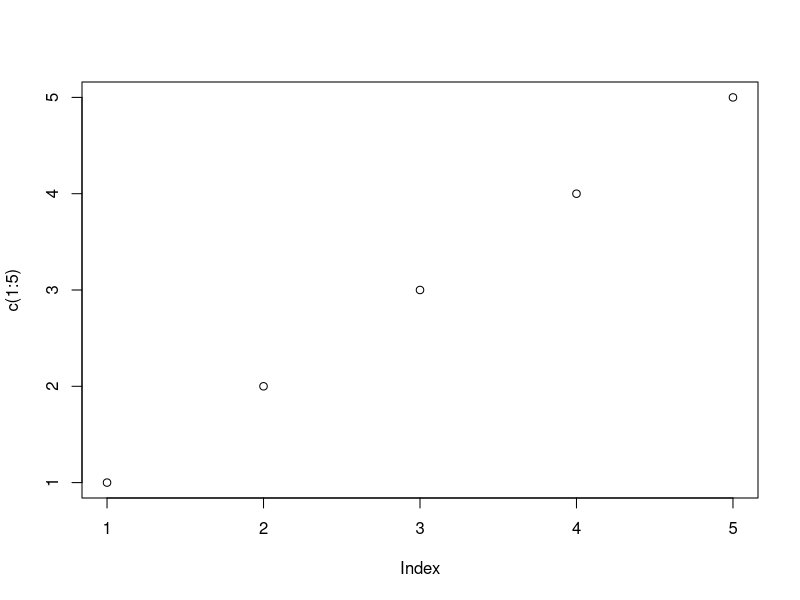
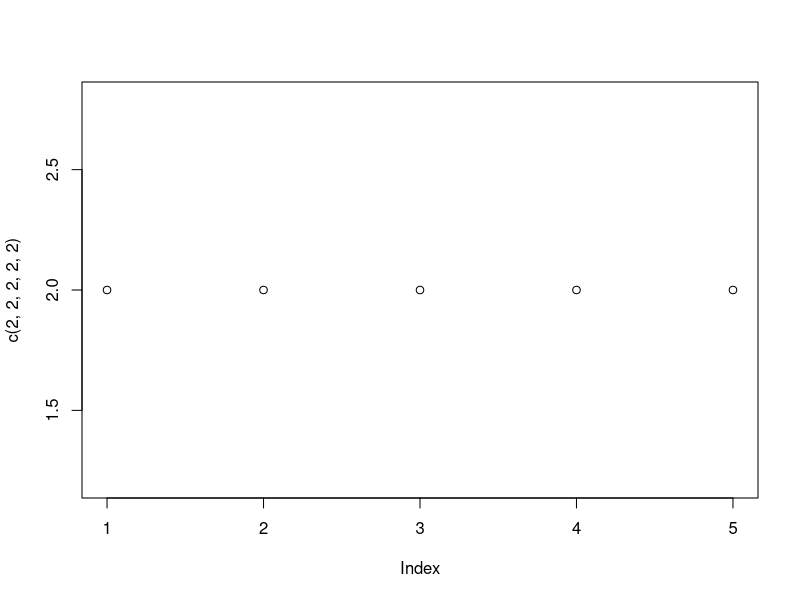
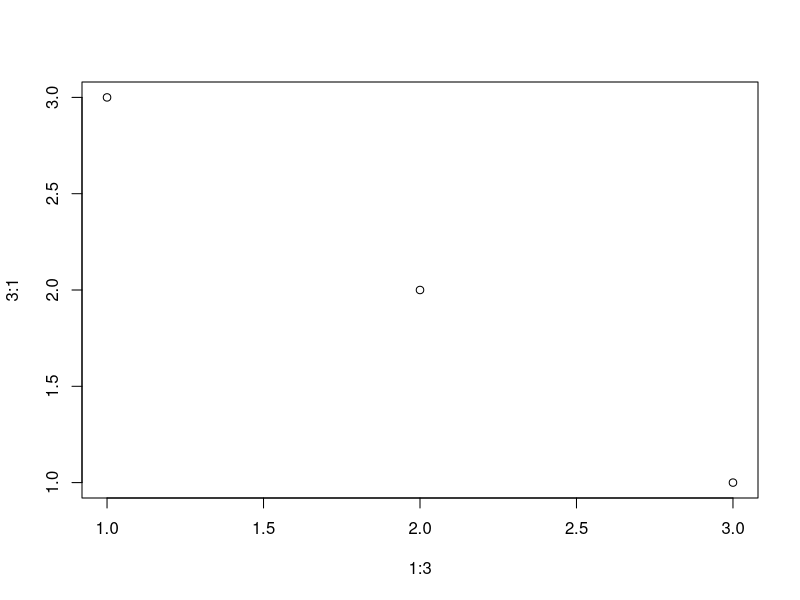
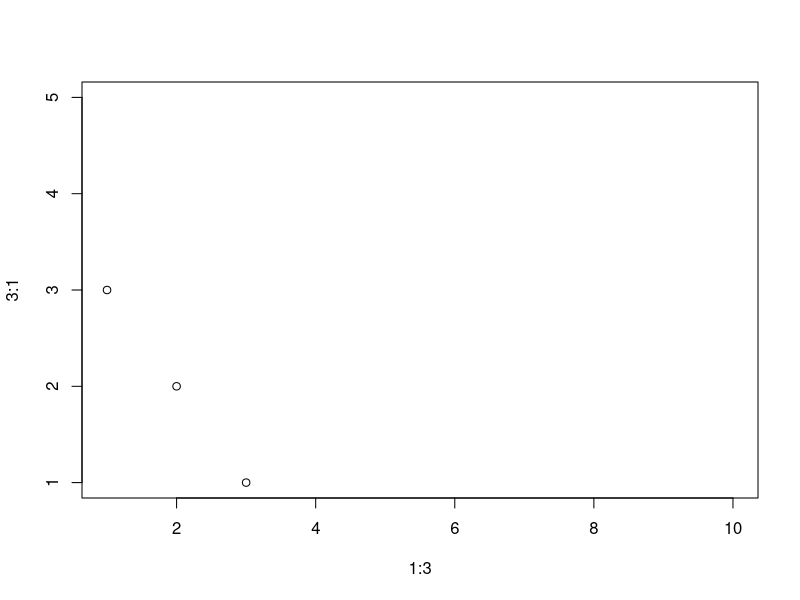
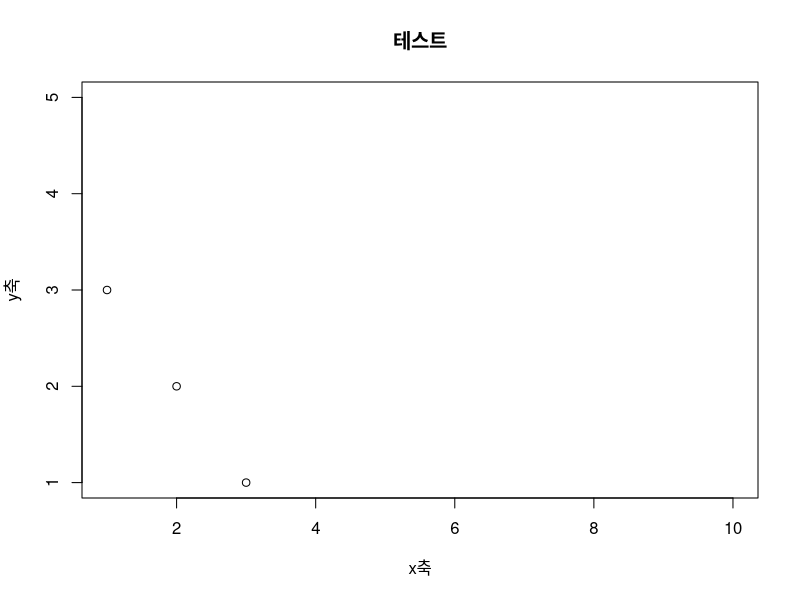
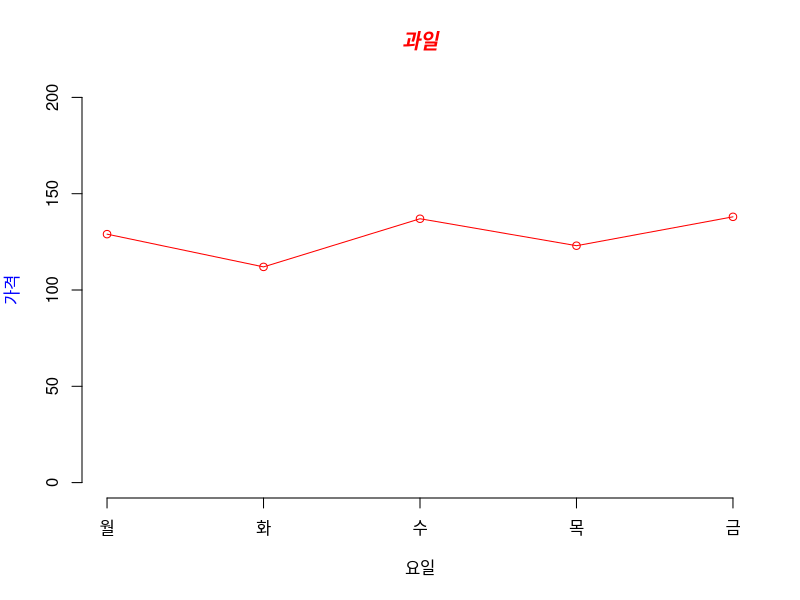
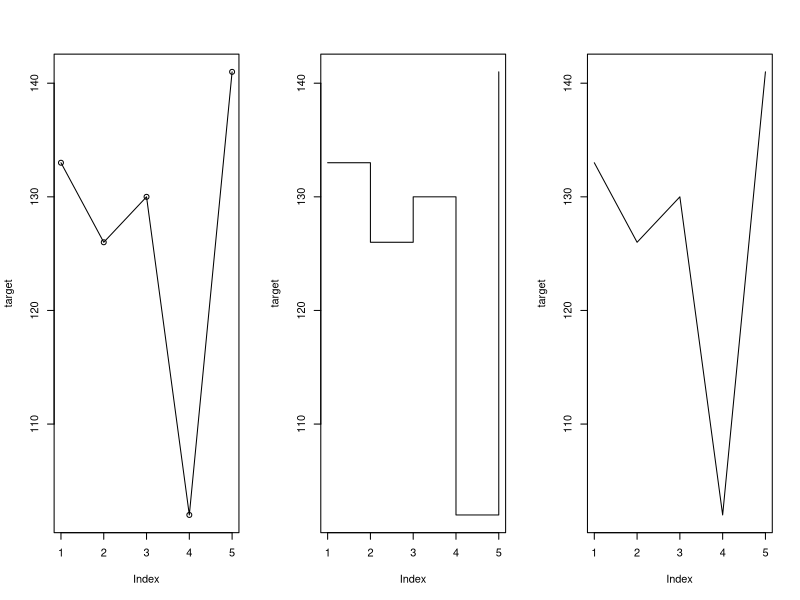
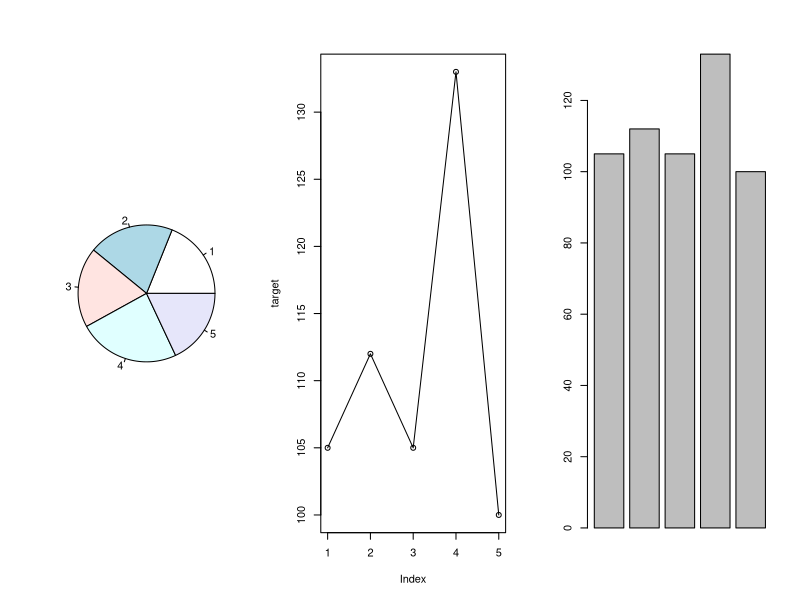

Write R code to recreate these figures, in order.
# 그래프 종류
# 데카르트 방식: plot(x,y)
# 수식기반 방식: plot(x~y)
plot(c(1:5)) #c()는 생략 가능 = plot(1:5)
plot(c(2,2,2,2,2)) 
# 하나면 x는 1씩 증가, y는 벡터의 
plot(1:3,3:1) 
# 두개면 앞 x, 뒤 y
plot(1:3,3:1,xlim = c(1,10), ylim = c(1,5))
# x, y의 값의 리밋값을 설정
plot(1:3,3:1,
     xlim = c(1,10), ylim = c(1,5),
     xlab = 'x축',
     ylab = 'y축',
     main = '테스트'
     )
# type = "p" 점 (디폴트)
# l 선, b 점과 선, c b에서 점 생략
# o 점과 선 중첩, h 점에서 x축까지 수직
# 라인타입
# lty = 0, lty = "blank" 투명선
# lty = 1, lty = "solid" 실선
# lty = 3, lty = "dotted" 점선
# 색깔 col = "red"
# 배경색 = bg = "yellow"
# 선의 굵기 lwd = "2"
# 점이나 문자의 굵기 cex = "3"
target <- round(runif(5,100,150),0)
plot(
  target,
  type = 'o',
  col = 'red',
  ylim = c(0,200),
  axes = F, #hide x, y 축
  ann = F # x, y 축 에 no title
)
axis(
  1, # x축
  at=1:5,
  lab = c('월','화','수','목','금')
)

axis(
  2, # y축 
  ylim = c(0,200)
  )
title(
  main = '과일',
  col.main = 'red',
  font.main = 4
)
title(
  xlab = '요일',
  col.lab = 'black'
)
title(
  ylab = '가격',
  col.lab = 'blue'
)

# multi gragh 
# par(mflow = c(nr,nc))
# nr = number of row
# nc = number of col

target <- round(runif(5,100,150),0)
par(mfrow=c(1,3))
plot(target,type='o') # 선+점
plot(target,type='s') # 계단식
plot(target,type='l') # 꺽은선

target <- round(runif(5,100,150),0)
par(mfrow=c(1,3))
pie(target)
plot(target,type='o')
barplot(target)

par(mfrow=c(1,1))
t1 <- c(1,2,3,4,5)
t2 <- c(5,4,3,2,1)
t3 <- c(3,4,5,6,7)
plot(
  t1, type='s', col='red',ylim = c(1,5)
)
par(new=T) # 중복허용
plot(
  t2, type='o', col='blue',ylim = c(1,5)
)
par(new=T) # 중복허용
plot(
  t3, type='l', col='green'
)

# legend 예제

par(mfrow=c(1,1))
t1 <- c(1,2,3,4,5)
t2 <- c(5,4,3,2,1)
t3 <- c(3,4,5,6,7)
plot(
  t1, type='s', col='red',ylim = c(1,10)
)
lines(
  t2, type='o', col='blue',ylim=c(1,5)
)

lines(
  t2, type='l', col='green',ylim=c(1,15)
)
legend(
  4, #x축의 위치
  9, #y축의 위치
  c("샘플1","샘플2","샘플3"),
  cex = 0.9, #글자크기
  col = c('red','blue','green'),
  lty = 1
)

# 막대그래프
barplot(1:5)
# 수평방향
barplot(1:5,horiz = T)


# 과일판매량 막대그래프로 표현
banana <- round(runif(5,100,150),0)
cherry <- round(runif(5,100,150),0)
orange <- round(runif(5,100,150),0)
fruit <- data.frame(
  바나나 = banana,
  체리 = cherry,
  오렌지 = orange
)
day <- c('월','화','수','목','금')
barplot(
  as.matrix(fruit), ### 반드시 df -> matrix로 전환해서 그려야 함
  main = '과일판매량',
  beside = T,
  col =rainbow(nrow(fruit)),
  ylim = c(0,400)
)
legend(
  14,400,day,cex=0.8,
  fill =rainbow(nrow(fruit))
)

# 과일판매량 막대그래프(2)로 표현
banana <- round(runif(5,100,150),0)
cherry <- round(runif(5,100,150),0)
orange <- round(runif(5,100,150),0)
fruit <- data.frame(
  바나나 = banana,
  체리 = cherry,
  오렌지 = orange
)
day <- c('월','화','수','목','금')
barplot(
  t(fruit), # transform 행과열을 바꿈
  main = '과일판매량',
  col =rainbow(nrow(fruit)),
  ylim = c(0,600),
  space = 0.1,
  cex.axis = 0.8,
  las = 1,
  names.arg = day,
  cex = 0.8
  )
legend(
  0.2,600,names(fruit),cex=0.8,
  fill = rainbow(nrow(fruit))
)

# 오렌지 한 과일의 판매량 보기
ornage <- round(runif(5,100,200),0)
day <- c('월','화','수','목','금')
color <- c()
# for(){} -> ()조건 만큼 {} 실행해라
for(i in c(1:5)){   # i -> 인덱스의 약자
 if(orange[i]>=180){
   color <- c(color,'red')
 }else if(orange[i]>=150){
   color <- c(color,'yellow')
 }else{
   color <- c(color,'green')
 }
}
 barplot(
   orange, # y축
   main = '오렌지판매량',
   col = color,
   ylim = c(0,200),
   names.arg = day # x축
 )
  
  
  
  
































